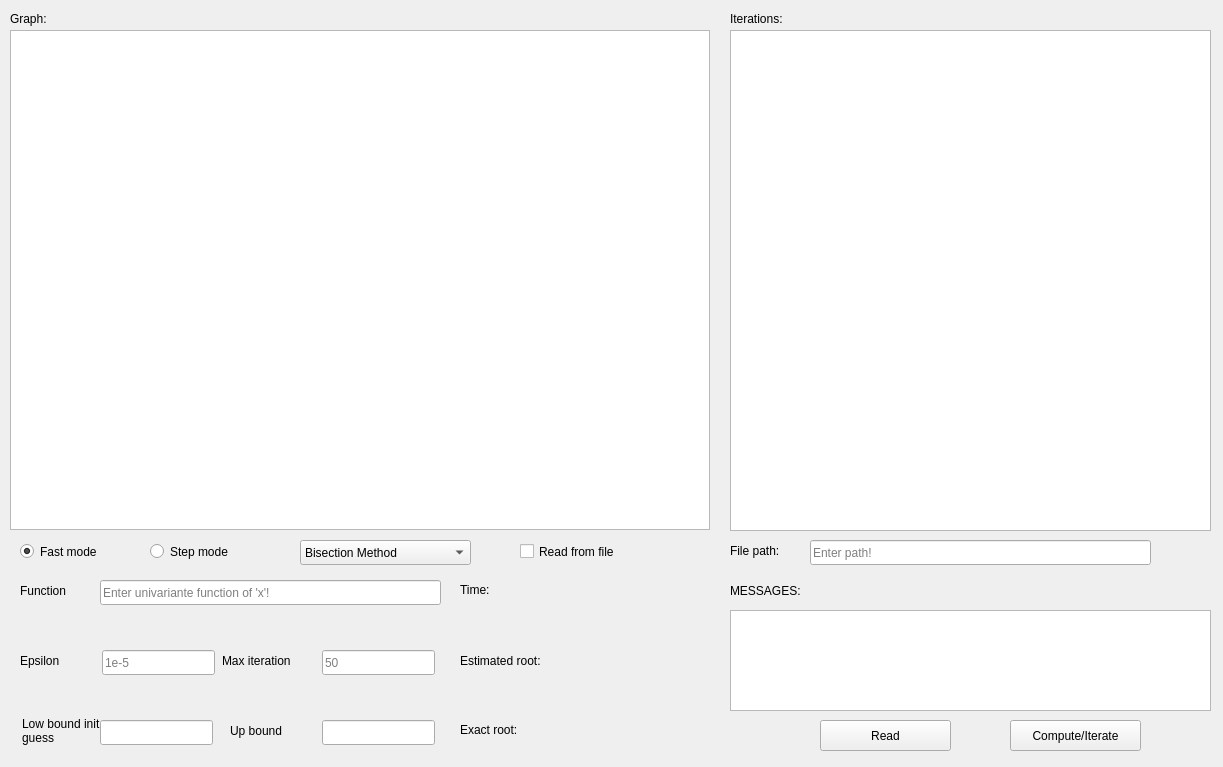
<?xml version="1.0" encoding="UTF-8"?>
<ui version="4.0">
 <class>Widget</class>
 <widget class="QWidget" name="Widget">
  <property name="geometry">
   <rect>
    <x>0</x>
    <y>0</y>
    <width>1223</width>
    <height>767</height>
   </rect>
  </property>
  <property name="windowTitle">
   <string>Widget</string>
  </property>
  <property name="styleSheet">
   <string notr="true"/>
  </property>
  <widget class="QGraphicsView" name="graphicsView">
   <property name="geometry">
    <rect>
     <x>10</x>
     <y>30</y>
     <width>700</width>
     <height>500</height>
    </rect>
   </property>
   <property name="autoFillBackground">
    <bool>true</bool>
   </property>
  </widget>
  <widget class="QTableView" name="tableView">
   <property name="geometry">
    <rect>
     <x>730</x>
     <y>30</y>
     <width>481</width>
     <height>501</height>
    </rect>
   </property>
   <property name="selectionMode">
    <enum>QAbstractItemView::SingleSelection</enum>
   </property>
   <property name="selectionBehavior">
    <enum>QAbstractItemView::SelectRows</enum>
   </property>
  </widget>
  <widget class="QComboBox" name="CBmethods">
   <property name="geometry">
    <rect>
     <x>300</x>
     <y>540</y>
     <width>171</width>
     <height>25</height>
    </rect>
   </property>
   <item>
    <property name="text">
     <string>Bisection Method</string>
    </property>
   </item>
   <item>
    <property name="text">
     <string>Regula Falsi Method</string>
    </property>
   </item>
   <item>
    <property name="text">
     <string>Fixed Point Method</string>
    </property>
   </item>
   <item>
    <property name="text">
     <string>Newton Method</string>
    </property>
   </item>
   <item>
    <property name="text">
     <string>Secant Method</string>
    </property>
   </item>
  </widget>
  <widget class="QLineEdit" name="LElowbound">
   <property name="geometry">
    <rect>
     <x>100</x>
     <y>720</y>
     <width>113</width>
     <height>25</height>
    </rect>
   </property>
  </widget>
  <widget class="QLineEdit" name="LEupbound">
   <property name="geometry">
    <rect>
     <x>322</x>
     <y>720</y>
     <width>113</width>
     <height>25</height>
    </rect>
   </property>
   <property name="placeholderText">
    <string/>
   </property>
  </widget>
  <widget class="QLineEdit" name="LEmaxiter">
   <property name="geometry">
    <rect>
     <x>322</x>
     <y>650</y>
     <width>113</width>
     <height>25</height>
    </rect>
   </property>
   <property name="placeholderText">
    <string>50</string>
   </property>
  </widget>
  <widget class="QLineEdit" name="LEeps">
   <property name="geometry">
    <rect>
     <x>102</x>
     <y>650</y>
     <width>113</width>
     <height>25</height>
    </rect>
   </property>
   <property name="placeholderText">
    <string>1e-5</string>
   </property>
  </widget>
  <widget class="QRadioButton" name="RBfastmode">
   <property name="geometry">
    <rect>
     <x>20</x>
     <y>540</y>
     <width>112</width>
     <height>23</height>
    </rect>
   </property>
   <property name="text">
    <string>Fast mode</string>
   </property>
   <property name="checked">
    <bool>true</bool>
   </property>
  </widget>
  <widget class="QRadioButton" name="RBstepmode">
   <property name="geometry">
    <rect>
     <x>150</x>
     <y>540</y>
     <width>112</width>
     <height>23</height>
    </rect>
   </property>
   <property name="text">
    <string>Step mode</string>
   </property>
  </widget>
  <widget class="QLabel" name="label">
   <property name="geometry">
    <rect>
     <x>20</x>
     <y>650</y>
     <width>51</width>
     <height>21</height>
    </rect>
   </property>
   <property name="text">
    <string>Epsilon</string>
   </property>
  </widget>
  <widget class="QLabel" name="label_2">
   <property name="geometry">
    <rect>
     <x>222</x>
     <y>650</y>
     <width>91</width>
     <height>21</height>
    </rect>
   </property>
   <property name="text">
    <string>Max iteration</string>
   </property>
  </widget>
  <widget class="QLabel" name="label_3">
   <property name="geometry">
    <rect>
     <x>230</x>
     <y>720</y>
     <width>67</width>
     <height>21</height>
    </rect>
   </property>
   <property name="text">
    <string>Up bound</string>
   </property>
  </widget>
  <widget class="QLabel" name="label_4">
   <property name="geometry">
    <rect>
     <x>22</x>
     <y>710</y>
     <width>81</width>
     <height>41</height>
    </rect>
   </property>
   <property name="text">
    <string>Low bound init guess</string>
   </property>
   <property name="wordWrap">
    <bool>true</bool>
   </property>
   <property name="indent">
    <number>-6</number>
   </property>
  </widget>
  <widget class="QLabel" name="label_5">
   <property name="geometry">
    <rect>
     <x>460</x>
     <y>650</y>
     <width>111</width>
     <height>21</height>
    </rect>
   </property>
   <property name="text">
    <string>Estimated root:</string>
   </property>
  </widget>
  <widget class="QLineEdit" name="LEfilepath">
   <property name="geometry">
    <rect>
     <x>810</x>
     <y>540</y>
     <width>341</width>
     <height>25</height>
    </rect>
   </property>
   <property name="text">
    <string/>
   </property>
   <property name="placeholderText">
    <string>Enter path!</string>
   </property>
  </widget>
  <widget class="QLabel" name="label_6">
   <property name="geometry">
    <rect>
     <x>730</x>
     <y>540</y>
     <width>67</width>
     <height>21</height>
    </rect>
   </property>
   <property name="text">
    <string>File path:</string>
   </property>
  </widget>
  <widget class="QLabel" name="label_7">
   <property name="geometry">
    <rect>
     <x>460</x>
     <y>720</y>
     <width>81</width>
     <height>20</height>
    </rect>
   </property>
   <property name="text">
    <string>Exact root:</string>
   </property>
  </widget>
  <widget class="QTextEdit" name="TEmessages">
   <property name="geometry">
    <rect>
     <x>730</x>
     <y>610</y>
     <width>481</width>
     <height>101</height>
    </rect>
   </property>
   <property name="readOnly">
    <bool>true</bool>
   </property>
  </widget>
  <widget class="QLabel" name="label_8">
   <property name="geometry">
    <rect>
     <x>730</x>
     <y>580</y>
     <width>91</width>
     <height>21</height>
    </rect>
   </property>
   <property name="text">
    <string>MESSAGES:</string>
   </property>
  </widget>
  <widget class="QLabel" name="label_9">
   <property name="geometry">
    <rect>
     <x>730</x>
     <y>10</y>
     <width>71</width>
     <height>17</height>
    </rect>
   </property>
   <property name="text">
    <string>Iterations:</string>
   </property>
  </widget>
  <widget class="QLabel" name="label_10">
   <property name="geometry">
    <rect>
     <x>10</x>
     <y>10</y>
     <width>67</width>
     <height>17</height>
    </rect>
   </property>
   <property name="text">
    <string>Graph:</string>
   </property>
  </widget>
  <widget class="QLabel" name="Lestimatedroot">
   <property name="geometry">
    <rect>
     <x>600</x>
     <y>640</y>
     <width>81</width>
     <height>21</height>
    </rect>
   </property>
   <property name="text">
    <string/>
   </property>
  </widget>
  <widget class="QLabel" name="Lexactroot">
   <property name="geometry">
    <rect>
     <x>600</x>
     <y>710</y>
     <width>81</width>
     <height>21</height>
    </rect>
   </property>
   <property name="text">
    <string/>
   </property>
  </widget>
  <widget class="QLabel" name="Ltime">
   <property name="geometry">
    <rect>
     <x>600</x>
     <y>580</y>
     <width>81</width>
     <height>21</height>
    </rect>
   </property>
   <property name="text">
    <string/>
   </property>
  </widget>
  <widget class="QLabel" name="label_11">
   <property name="geometry">
    <rect>
     <x>460</x>
     <y>580</y>
     <width>51</width>
     <height>20</height>
    </rect>
   </property>
   <property name="text">
    <string>Time:</string>
   </property>
  </widget>
  <widget class="QCheckBox" name="CBisread">
   <property name="geometry">
    <rect>
     <x>520</x>
     <y>540</y>
     <width>131</width>
     <height>23</height>
    </rect>
   </property>
   <property name="text">
    <string>Read from file</string>
   </property>
  </widget>
  <widget class="QPushButton" name="BTcompute">
   <property name="geometry">
    <rect>
     <x>1010</x>
     <y>720</y>
     <width>131</width>
     <height>31</height>
    </rect>
   </property>
   <property name="text">
    <string>Compute/Iterate</string>
   </property>
  </widget>
  <widget class="QPushButton" name="BTreadfile">
   <property name="geometry">
    <rect>
     <x>820</x>
     <y>720</y>
     <width>131</width>
     <height>31</height>
    </rect>
   </property>
   <property name="text">
    <string>Read</string>
   </property>
  </widget>
  <widget class="QLineEdit" name="LEfunc">
   <property name="geometry">
    <rect>
     <x>100</x>
     <y>580</y>
     <width>341</width>
     <height>25</height>
    </rect>
   </property>
   <property name="text">
    <string/>
   </property>
   <property name="placeholderText">
    <string>Enter univariante function of 'x'!</string>
   </property>
  </widget>
  <widget class="QLabel" name="label_12">
   <property name="geometry">
    <rect>
     <x>20</x>
     <y>580</y>
     <width>67</width>
     <height>21</height>
    </rect>
   </property>
   <property name="text">
    <string>Function</string>
   </property>
  </widget>
 </widget>
 <resources/>
 <connections/>
</ui>
